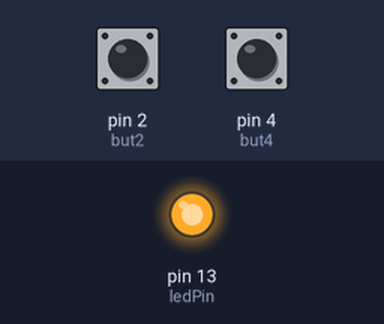
This sketch was run on a simulated Arduino Uno, built with avr-gcc and run on an emulated ATmega328P. Shown: output pins drawn as LEDs (lit = HIGH). The test bench sets the inputs (shaded band); at power-on: pin 2 (but2) LOW, pin 4 (but4) LOW.

Above: at 1.2 s.
1.3 s: pin 2 (but2) pulled HIGH for 3.2 s
At 2.5 s:
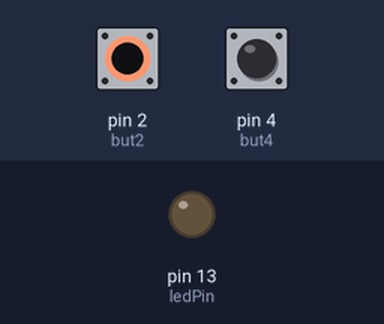
6.0 s: pin 4 (but4) pulled HIGH for 3.2 s
Timing chart, 0 to 16.7 s (numbered marks = the images above; inputs shaded):
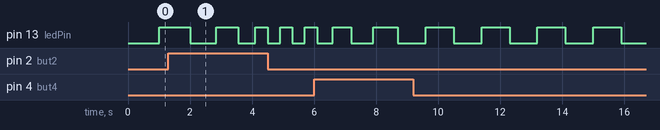

The sketch:

Tarefa_01.ino
```cpp
/*
Curso Mestrado em Redes de Computadores - Disciplina Software Embarcado (Prof. Francisco Sant'Anna)

Tarefa 01
  - Piscar o LED a cada 1 segundo
  - Botão 1: Acelerar o pisca-pisca a cada pressionamento (somente ao pressionar e não ao soltar)
  - Botão 2: Desacelerar a cada pressionamento (somente ao pressionar e não ao soltar)
  - Botão 1+2 (em menos de 500ms): Parar
*/

const int but2 = 2; //define identificador do pino 2
const int but4 = 4; //define identificador do pino 4
const int ledPin = LED_BUILTIN; //define identificador do led onboard
int ledState = 0; // variável para guardar o estado do led
int stopBlink = 0; //variável para registrar que o led ficará parado
unsigned long previousMillis = 0; //variável para guardar tempo inicial
unsigned long button2Millis = 0; //variável para guardar tempo do botão 2 pressionado
unsigned long button4Millis = 0; //variável para guardar tempo do botão 4 pressionado
int interval = 1000; //variável para guardar intervalo do blink
int button2State = 0; //variável para guardar estado do botão 2
int button4State = 0;//variável para guardar estado do botão 4

void setup() {
  pinMode(ledPin, OUTPUT); //seta led onboard como output
  pinMode(but2, INPUT); //seta botão do pino 2 como input
  pinMode(but4, INPUT); //seta botão do pino 4 como input
  //Serial.begin(9600);
}

void loop() {
  unsigned long currentMillis = millis(); //variável para guardar tempo atual
  int button2State = digitalRead(but2); //lê pino 2 para saber se botão foi pressionado
  int button4State = digitalRead(but4); //lê pino 4 para saber se botão foi pressionado

  if (stopBlink == 0 && currentMillis - previousMillis >= interval){ //teste do intervalo de tempo para definir se pisca ou não pisca

    previousMillis = currentMillis; //troca tempo inicial pelo atual

    //Pisca o led
    if (ledState == LOW) {
     ledState = HIGH;
    } else {
    ledState = LOW;
    }

  digitalWrite(ledPin, ledState); //guarda estado do led

  //acelera pisca mudando intervalo e guarda o tempo do pressionamento deste botão
    if (button2State == HIGH){
      button2Millis = millis();
      if (interval >= 200){
        interval = interval - 150;
      }
    }

//desacelera pisca mudando intervalo e guarda o tempo do pressionamento deste botão
    if (button4State == HIGH){
      button4Millis = millis();
      if (button2State == LOW && interval <= 900){
        interval = interval + 100 ;
    }

//verifica se os dois botões foram pressionados juntos e para o blink se o intervalo for menor de 500ms
    if (button2State == HIGH && button4State == HIGH){
      if (button2Millis - button4Millis < 500 || button4Millis - button2Millis < 500){
        interval = 0; //para o blink
        stopBlink = 1; //define que vai ficar sem piscar pra sempre
        digitalWrite(ledPin, HIGH);
      }
    }
  }
  //Serial.println(interval);
}
}
```
